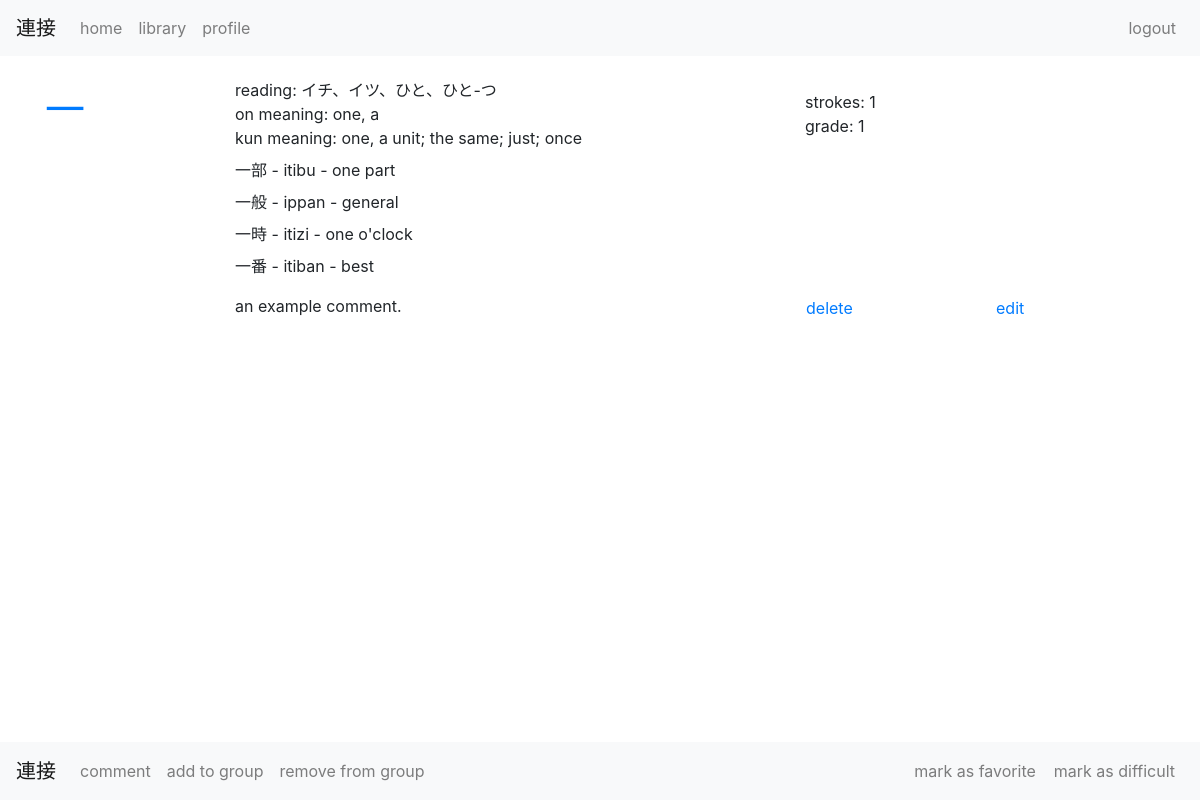
Before: /toshokan/41/ (signed in) with the older database file.
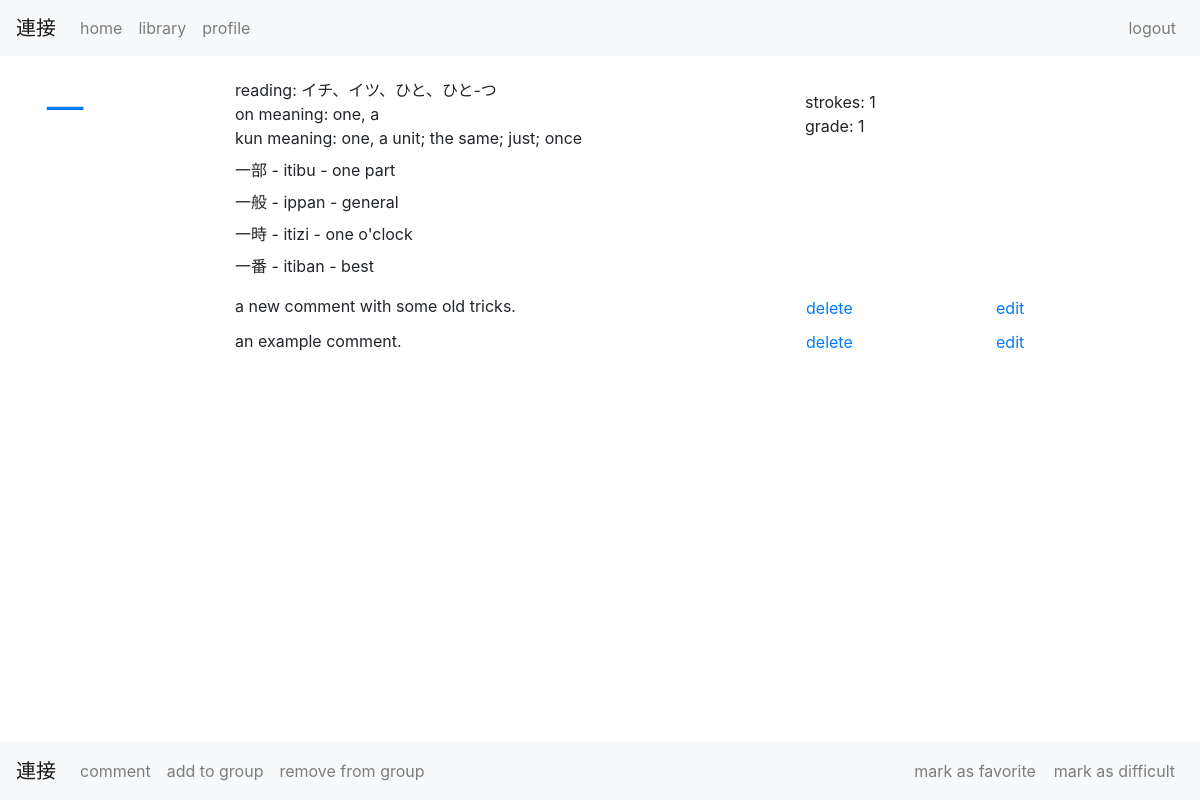
After: the same page with the newer database file.
### toshokan/models.py (models this page shows, shortened)
class KanjiCompound(models.Model):
    characters        = models.CharField(max_length=20)
    meaning           = models.TextField()
    frequency         = models.IntegerField(default=0, blank=True)
    reading_eng       = models.CharField(max_length=100)
    constituent_kanji = models.ManyToManyField(Kanji,
        blank=True,
        related_name="constituent_kanji",
        through="KanjiCompoundElement")

### base/models.py (models this page shows)
class KanjiComment(models.Model):
    kanji     = models.ForeignKey(Kanji, related_name="kanji_comment", on_delete=models.CASCADE)
    user      = models.ForeignKey(UserProfile, related_name="comment_profile", on_delete=models.CASCADE)
    comment   = models.TextField()
    date_time = models.DateTimeField(default=timezone.now)
    def __str__(self):
        return str(self.comment)

### toshokan/views.py (the view)
# urls.py: path('<int:kanji_id>/', views.individual, name='individual'),
@login_required
def individual(request, kanji_id):
    kanji          = get_object_or_404(Kanji, pk=kanji_id)
    userprofile    = request.user.profile
    comments       = kanji.kanji_comment.filter(user__id=userprofile.id).order_by('-date_time')
    groups         = kanji.kanjigroupelement_set.filter(group__user__id=userprofile.id)
    is_interesting = kanji.interesting_kanji.filter(pk=userprofile.pk).exists()
    is_difficult   = kanji.difficult_kanji.filter(pk=userprofile.pk).exists()
    is_known       = kanji.known_kanji.filter(pk=userprofile.pk).exists()
    jukugo         = kanji.constituent_kanji.order_by('-frequency')[:4]
    context = {'kanji': kanji,
     'is_interesting': is_interesting,
     'is_difficult': is_difficult,
     'is_known': is_known,
     'comments': comments,
     'groups': groups,
     'jukugo': jukugo,
     }
    return render(request, 'toshokan/individual.html', context)

### toshokan/templates/toshokan/individual.html (shortened to what this page needs)
{% extends 'base/base.html' %}
{% block content %}
    <nav class="navbar fixed-bottom navbar-light navbar-expand-lg bg-light">
        <a class="navbar-brand" href="{% url 'base:index' %}">連接</a>
        <div class="collapse navbar-collapse" id="navbarNavBottom">
            <ul class="navbar-nav">
                <li class="nav-item">
                    <a class="nav-link" href="{% url 'toshokan:comment' kanji.id %}">comment</a>
                </li>
                <li class="nav-item">
                    <a class="nav-link" href="{% url 'toshokan:kanji_group_view' kanji.id %}">add to group</a>
                </li>
                <li class="nav-item">
                    <a class="nav-link" href="{% url 'toshokan:kanji_delete_group_view' kanji.id %}">remove from group</a>
                </li>
            </ul>
            <ul class="navbar-nav ml-auto">
                <li class="nav-item">
                    <form action="{% url 'toshokan:toggle_interesting' kanji.id %}" method="POST">
                        <button class="btn btn-link nav-link">mark as favorite</button>
                    </form>
                </li>
                <li class="nav-item">
                    <form action="{% url 'toshokan:toggle_difficult' kanji.id %}" method="POST">
                        <button class="btn btn-link nav-link">mark as difficult</button>
                    </form>
                </li>
            </ul>
        </div>
    </nav>
    <div class="row align-items-center py-2">
        <div class="col-sm-2">
            <h1>
                <a href="{% url 'toshokan:individual' kanji.id %}">{{ kanji.character }}</a>
            </h1>
        </div>
        <div class="col-sm-6">
            <div>
                reading: {{ kanji.reading }}
            </div>
            <div>
                on meaning: {{ kanji.on_meaning }}
            </div>
            <div>
                kun meaning: {{ kanji.kun_meaning }}
            </div>
        </div>
        <div class="col-sm-4">
            <div>
                strokes: {{ kanji.strokes }}
            </div>
            <div>
                grade: {{ kanji.grade }}
            </div>
        </div>
    </div>
    <div class="row">
    {% for compound in jukugo %}
        <div class="col-sm-10 offset-2 pb-2">
            {{ compound.characters }} - {{ compound.reading_eng }} - {{ compound.meaning }}
        </div>
    {% endfor %}
    </div>
    <div class="row py-2">
    {% for comment in comments %}
        <div class="col-sm-6 offset-2 pb-2">
            {{ comment }}
        </div>
        <div class="col-sm-2 pb-2">
            <form action="{% url 'toshokan:delete_comment' kanji.id comment.id %}" method="POST">
                <input class="btn btn-link p-0" type="submit" value="delete" name="delete">
            </form>
        </div>
        <div class="col-sm-2 pb-2">
            <form action="{% url 'toshokan:edit_comment' kanji.id comment.id %}" method="POST">
                <input class="btn btn-link p-0" type="submit" value="edit" name="edit">
            </form>
        </div>
    {% endfor %}
    </div>
{% endblock %}

Changed rows visible on the page:
added KanjiComment: comment "a new comment with some old tricks."
